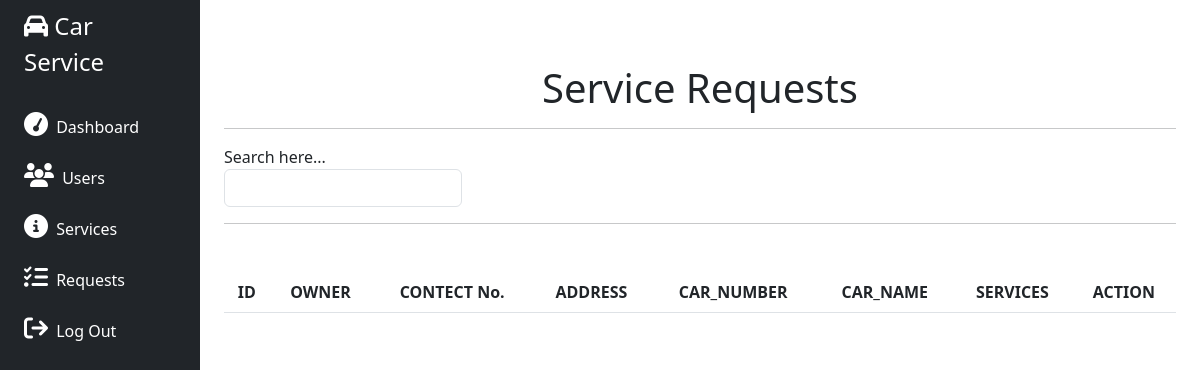
/admin/request.php (signed in), run on an earlier commit of the app's database.
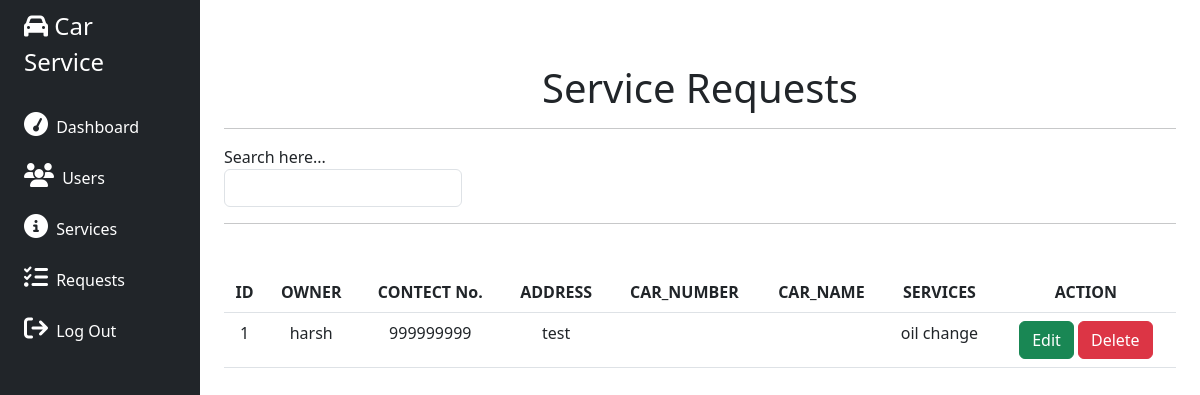
And on a later commit of the database.
### tables this page shows
CREATE TABLE `service_request` (
  `id` int(11) NOT NULL,
  `oname` varchar(100) NOT NULL,
  `contact` int(20) NOT NULL,
  `address` varchar(100) NOT NULL,
  `requestType` varchar(100) NOT NULL,
  `vehicle_name` varchar(100) NOT NULL,
  `services` varchar(100) NOT NULL
);

### admin/request.php (the view, shortened to what this page needs)
<?php
require '../connection.php';
?>
<!DOCTYPE html>
<html lang="en">
<head>
    <link rel="stylesheet" href="https://cdnjs.cloudflare.com/ajax/libs/font-awesome/6.4.2/css/all.min.css" />
    <link rel="stylesheet" href="../css/bootstrap.min.css">
    <link rel="stylesheet" href="../css/style.css">
</head>
<body>
    <div class="container-fluid">
        <div class="row flex-nowrap">
            <?php require('sidebar.php') ?>
            <div class="col py-3">
                <div class="container">
                    <h1 class="text-center mt-5">Service Requests</h1><hr>
                    <div class="search mb-5 ">
                        <label for="search">Search here... </label>
                        <input type="text" name="" id="search" class="form-control w-25"><hr>
                    </div>
                    <div class="table-responsive text-center">
                        <table class="table">
                            <thead>
                                <tr>
                                    <th>ID</th>
                                    <th>OWNER</th>
                                    <th>CONTECT No.</th>
                                    <th>ADDRESS</th>
                                    <th>CAR_NUMBER</th>
                                    <th>CAR_NAME</th>
                                    <th>SERVICES</th>
                                    <th>ACTION</th>
                                </tr>
                            </thead>
                            <tbody>
                                <?php
                                $qry = "select * from service_request";
                                $result = mysqli_query($conn, $qry);
                                while ($r = mysqli_fetch_assoc($result)) :
                                ?>
                                    <tr>
                                        <td><?php echo $r['id'] ?></td>
                                        <td><?php echo $r['oname'] ?></td>
                                        <td><?php echo $r['contact'] ?></td>
                                        <td><?php echo $r['address'] ?></td>
                                        <td><?php echo $r['vnumber'] ?></td>
                                        <td><?php echo $r['vname'] ?></td>
                                        <td><?php echo $r['services'] ?></td>
                                        <td>
                                            <a href="edit-service.php?sid=<?php echo $r['id'] ?>" class="btn btn-success">Edit</a>
                                            <a href="delete-service.php?sid=<?php echo $r['id'] ?>" class="btn btn-danger" onclick="return confirm('Are you sure?')">Delete</a>
                                        </td>
                                    </tr>
                                <?php endwhile; ?>
                            </tbody>
                        </table>
                    </div>
                </div>
            </div>
        </div>
    </div>
</body>
</html>

What changed in the data, as far as the page shows it:
added service_request: id "1", oname "harsh", contact "999999999", address "test", services "oil change"
